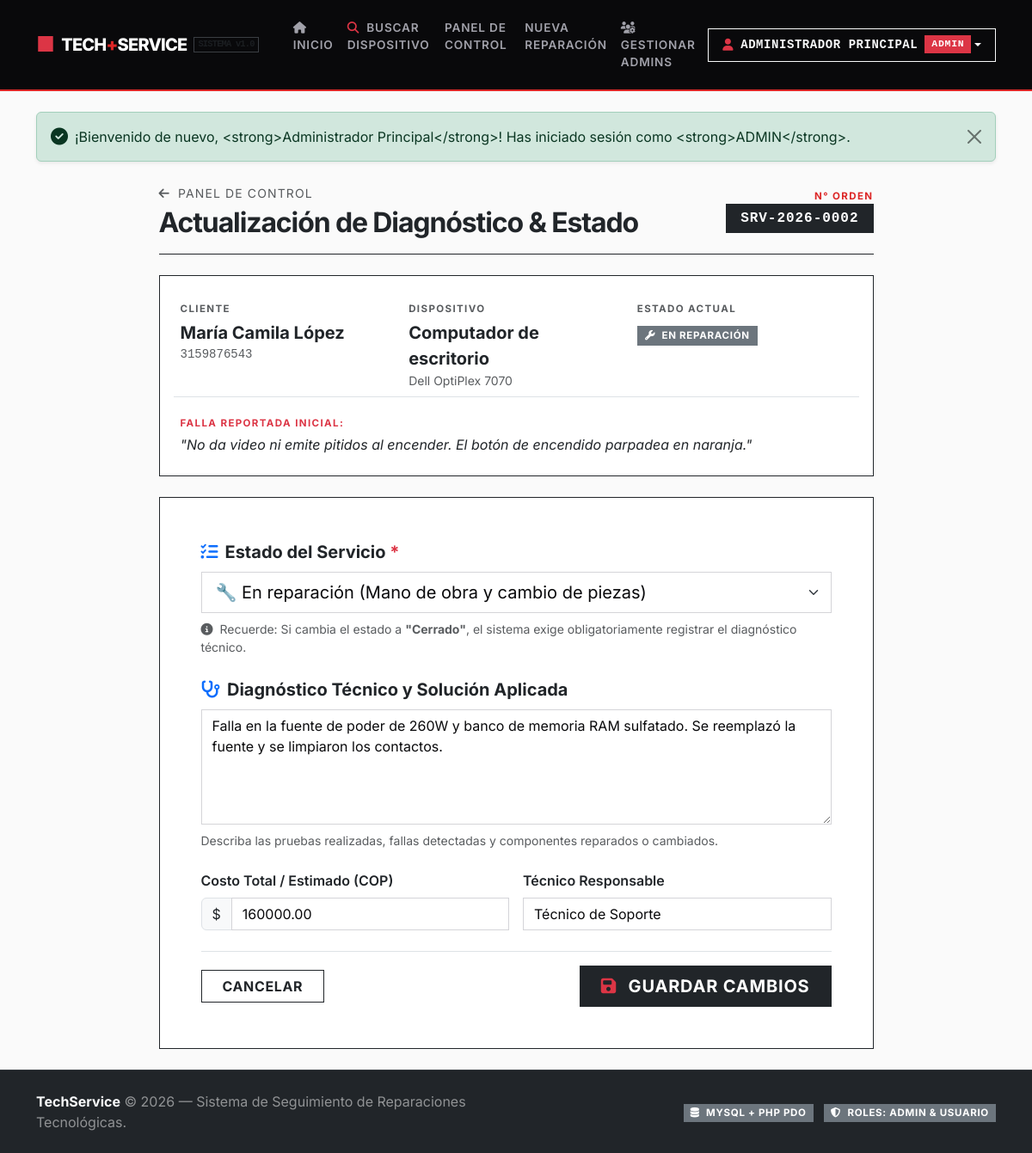
Screenshot of /admin/editar.php?id=2 (signed in) with the database file from the repository.
### tables this page shows
CREATE TABLE `servicios` (
  `id` INT AUTO_INCREMENT PRIMARY KEY,
  `numero_servicio` VARCHAR(20) NOT NULL UNIQUE,
  `cliente_nombre` VARCHAR(100) NOT NULL,
  `cliente_telefono` VARCHAR(20) NOT NULL,
  `cliente_email` VARCHAR(100) NULL,
  `tipo_dispositivo` VARCHAR(50) NOT NULL,
  `marca` VARCHAR(50) NOT NULL,
  `modelo` VARCHAR(50) NULL,
  `descripcion_dano` TEXT NOT NULL,
  `diagnostico` TEXT NULL,
  `estado` ENUM('Recibido', 'En diagnóstico', 'En reparación', 'Cerrado') NOT NULL DEFAULT 'Recibido',
  `costo_estimado` DECIMAL(10,2) NULL DEFAULT 0.00,
  `tecnico_asignado` VARCHAR(100) NULL,
  `fecha_ingreso` DATETIME NOT NULL DEFAULT CURRENT_TIMESTAMP,
  `fecha_actualizacion` DATETIME NOT NULL DEFAULT CURRENT_TIMESTAMP ON UPDATE CURRENT_TIMESTAMP,
  `fecha_cierre` DATETIME NULL,
  INDEX `idx_numero_servicio` (`numero_servicio`),
  INDEX `idx_estado` (`estado`),
  INDEX `idx_cliente` (`cliente_nombre`),
  CONSTRAINT `chk_estado_valido` CHECK (`estado` IN ('Recibido', 'En diagnóstico', 'En reparación', 'Cerrado')),
  CONSTRAINT `chk_cierre_con_diagnostico` CHECK (`estado` <> 'Cerrado' OR (`diagnostico` IS NOT NULL AND CHAR_LENGTH(TRIM(`diagnostico`)) > 0))
);

### admin/editar.php (the view, shortened to what this page needs)
<?php
require_once __DIR__ . '/../config/db.php';
require_once __DIR__ . '/../config/helpers.php';
$id = filter_var($_GET['id'] ?? null, FILTER_VALIDATE_INT);
try {
    $stmt = $pdo->prepare("SELECT * FROM servicios WHERE id = :id LIMIT 1");
    $stmt->execute(['id' => $id]);
    $servicio = $stmt->fetch();
} catch (PDOException $e) {
    setFlash('danger', 'Error al consultar la orden: ' . $e->getMessage());
    header('Location: dashboard.php');
    exit;
}
include __DIR__ . '/../includes/header.php';
?>
<div class="row justify-content-center">
    <div class="col-lg-9">
        <div class="d-flex align-items-center justify-content-between mb-4 pb-3 border-bottom border-dark">
            <div>
                <a href="dashboard.php" class="text-decoration-none text-muted small text-uppercase letter-spacing-1">
                    <i class="fas fa-arrow-left me-1"></i> Panel de Control
                </a>
                <h2 class="fw-bold mb-0 mt-1 letter-spacing-tight text-dark">
                    Actualización de Diagnóstico & Estado
                </h2>
            </div>
            <div class="text-end">
                <span class="swiss-eyebrow d-block mb-0">N° ORDEN</span>
                <span class="badge bg-dark font-monospace fs-6 px-3 py-2 border border-dark">
                    <?= e($servicio['numero_servicio']); ?>
                </span>
            </div>
        </div>
        <div class="card card-custom mb-4 border border-dark rounded-0 bg-white">
            <div class="card-body p-4">
                <div class="row g-3">
                    <div class="col-md-4">
                        <span class="swiss-eyebrow text-muted mb-1">CLIENTE</span>
                        <div class="fw-bold text-dark fs-5"><?= e($servicio['cliente_nombre']); ?></div>
                        <div class="small text-muted font-monospace"><?= e($servicio['cliente_telefono']); ?></div>
                    </div>
                    <div class="col-md-4">
                        <span class="swiss-eyebrow text-muted mb-1">DISPOSITIVO</span>
                        <div class="fw-bold text-dark fs-5"><?= e($servicio['tipo_dispositivo']); ?></div>
                        <div class="small text-muted"><?= e($servicio['marca']); ?> <?= e($servicio['modelo']); ?></div>
                    </div>
                    <div class="col-md-4">
                        <span class="swiss-eyebrow text-muted mb-1">ESTADO ACTUAL</span>
                        <div class="mt-1"><?= renderStatusBadge($servicio['estado']); ?></div>
                    </div>
                    <div class="col-12 mt-2 pt-3 border-top">
                        <span class="swiss-eyebrow text-danger mb-1">FALLA REPORTADA INICIAL:</span>
                        <p class="mb-0 text-dark fst-italic">"<?= e($servicio['descripcion_dano']); ?>"</p>
                    </div>
                </div>
            </div>
        </div>
        <div class="card card-custom border border-dark rounded-0 shadow-none">
            <div class="card-body p-4 p-md-5">
                <form method="POST" action="editar.php?id=<?= $id; ?>" id="formEditarServicio" novalidate>
                    <div class="mb-4">
                        <label for="estado" class="form-label fw-bold fs-5 text-dark">
                            <i class="fas fa-tasks text-primary me-2"></i>Estado del Servicio <span class="text-danger">*</span>
                        </label>
                        <select class="form-select form-select-lg" id="estado" name="estado" required>
                            <option value="En reparación" <?= ($servicio['estado'] === 'En reparación') ? 'selected' : ''; ?>>
                                🔧 En reparación (Mano de obra y cambio de piezas)
                            </option>
                        </select>
                        <div class="form-text mt-2 text-muted">
                            <i class="fas fa-info-circle me-1"></i> Recuerde: Si cambia el estado a <strong>"Cerrado"</strong>, el sistema exige obligatoriamente registrar el diagnóstico técnico.
                        </div>
                    </div>
                    <div class="mb-4">
                        <label for="diagnostico" class="form-label fw-bold fs-5 text-dark">
                            <i class="fas fa-stethoscope text-primary me-2"></i>Diagnóstico Técnico y Solución Aplicada
                        </label>
                        <textarea class="form-control" id="diagnostico" name="diagnostico" rows="5"
                                  placeholder="Detalle los hallazgos técnicos, componentes afectados, pruebas realizadas y la solución implementada..."><?= e($_POST['diagnostico'] ?? $servicio['diagnostico']); ?></textarea>
                        <div id="diagnosticoHelp" class="form-text mt-2">
                        </div>
                    </div>
                    <div class="row g-3 mb-4">
                        <div class="col-md-6">
                            <label for="costo_estimado" class="form-label fw-semibold">Costo Total / Estimado (COP)</label>
                            <div class="input-group">
                                <span class="input-group-text bg-light">$</span>
                                <input type="number" step="1000" min="0" class="form-control" id="costo_estimado" name="costo_estimado"
                                       value="<?= e($_POST['costo_estimado'] ?? $servicio['costo_estimado']); ?>">
                            </div>
                        </div>
                        <div class="col-md-6">
                            <label for="tecnico_asignado" class="form-label fw-semibold">Técnico Responsable</label>
                            <input type="text" class="form-control" id="tecnico_asignado" name="tecnico_asignado"
                                   value="<?= e($_POST['tecnico_asignado'] ?? $servicio['tecnico_asignado']); ?>" required>
                        </div>
                    </div>
                    <div class="d-flex justify-content-between align-items-center pt-3 border-top">
                        <a href="dashboard.php" class="btn btn-outline-dark px-4 rounded-0 fw-bold text-uppercase letter-spacing-1">
                            Cancelar
                        </a>
                        <button type="submit" class="btn btn-dark btn-lg px-4 py-2 rounded-0 fw-bold text-uppercase letter-spacing-1">
                            <i class="fas fa-save me-2 text-danger"></i> Guardar Cambios
                        </button>
                    </div>
                </form>
            </div>
        </div>
    </div>
</div>
<?php include __DIR__ . '/../includes/footer.php'; ?>

### assets/css/styles.css (style rules this page uses)
:root { --swiss-black: #09090b; --swiss-dark: #18181b; --swiss-gray-900: #18181b; --swiss-gray-700: #3f3f46; --swiss-gray-500: #71717a; --swiss-gray-300: #d4d4d8; --swiss-gray-200: #e4e4e7; --swiss-gray-100: #f4f4f5; --swiss-gray-50: #fafafa; --swiss-white: #ffffff; --swiss-red: #dc2626; --swiss-red-hover: #b91c1c; --status-recibido: #2563eb; --status-diagnostico: #d97706; --status-reparacion: #4f46e5; --status-cerrado: #15803d; --font-main: 'Inter', -apple-system, BlinkMacSystemFont, 'Helvetica Neue', Helvetica, Arial, sans-serif; }
body { background-color: var(--swiss-gray-50); color: var(--swiss-dark); font-family: var(--font-main); font-feature-settings: "cv02", "cv03", "cv04", "cv11"; -webkit-font-smoothing: antialiased; min-height: 100vh; display: flex; flex-direction: column; }
.letter-spacing-tight { letter-spacing: -0.035em; }
.letter-spacing-1 { letter-spacing: 0.08em; }
.swiss-eyebrow { display: inline-block; font-size: 0.72rem; font-weight: 700; text-transform: uppercase; letter-spacing: 0.12em; color: var(--swiss-red); margin-bottom: 0.5rem; }
.card-swiss, .card-custom { background: var(--swiss-white); border: 1px solid var(--swiss-gray-200); border-radius: 0; box-shadow: none; transition: border-color 0.15s ease; }
.badge { border-radius: 0; font-weight: 700; font-size: 0.72rem; letter-spacing: 0.06em; text-transform: uppercase; padding: 0.4em 0.7em; }
.btn { border-radius: 0; font-weight: 700; letter-spacing: 0.04em; transition: all 0.15s ease; }
.form-control, .form-select { border-radius: 0; border-color: var(--swiss-gray-300); color: var(--swiss-black); }

### rows the page displays
servicios: numero_servicio "SRV-2026-0002", cliente_nombre "María Camila López", cliente_telefono "3159876543", tipo_dispositivo "Computador de escritorio", marca "Dell", modelo "OptiPlex 7070", descripcion_dano "No da video ni emite pitidos al encender. El botón de encendido parpadea en naranja.", estado "🔧 En reparación (Mano de obra y cambio de piezas)", diagnostico "Falla en la fuente de poder de 260W y banco de memoria RAM sulfatado. Se reemplazó la fuente y se limpiaron los contactos.", costo_estimado "160000.00", tecnico_asignado "Técnico de Soporte"

### other values shown
$user['nombre'] "ADMINISTRADOR PRINCIPAL"
$user['rol'] "ADMIN"
$message "¡Bienvenido de nuevo, <strong>Administrador Principal</strong>! Has iniciado sesión como <strong>ADMIN</strong>."
